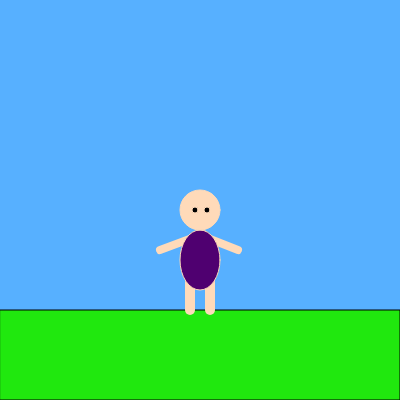
Frame 1 (no input)
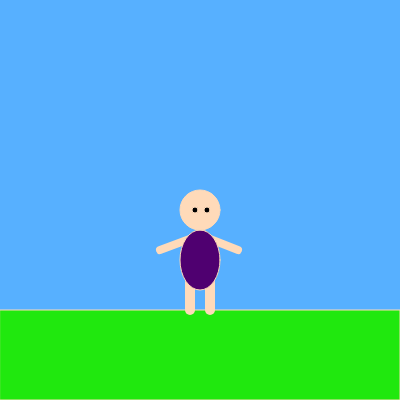
Frame 60 (no input)
Frame 120 (the mouse pressed at the canvas centre since frame 60): identical to frame 60, image omitted

The p5.js sketch that drew these frames (run headless with seeded random() and noise() and a simulated clock; from frame 60 on, the mouse is pressed at the canvas centre):

// p5.js sketch
// ── sketch.js
let state = "idle";  
 
function setup() { 
  createCanvas(400, 400); 
} 
 
function draw() { 
  background(87,176,255); 
  fill(32,232,14)
  rect(0,310,400,90)

 
  if (state === "idle") { 
    drawIdle(); 
  } else if (state === "runLeft") { 
    drawRunLeft(); 
  } else if (state === "runRight") { 
    drawRunRight(); 
  } else if (state === "jump") { 
    drawJump(); 
  } else if (state === "jumpLeft") { 
    drawJumpLeft(); 
  } else if (state === "jumpRight") { 
    drawJumpRight(); 
  } 
} 
 
function drawIdle() { 
  stroke(255,218,185);
  strokeWeight(8) ;
  line(160, 250, 203, 234);  
  line(238, 250, 205, 237); 
  strokeWeight(10);
  line(190, 260, 190, 310); 
  line(210, 260, 210, 310); 
  strokeWeight(1);
  fill(79,0,112);
  ellipse(200,260, 40, 60);
  fill(255,218,185);
  ellipse(200, 210, 40, 40);
  fill(0);
  circle(207,210,6);
  circle(195,210,6);
} 
 

 
function drawRunLeft() {
  stroke(255,218,185)
  strokeWeight(8) 
  line(160, 250, 203, 234);  
  line(238, 250, 205, 237); 
  strokeWeight(10)
  line(186, 260, 197, 307); 
  line(210, 260, 200, 310); 
  strokeWeight(1)
  fill(79,0,112)
  ellipse(200,260, 40, 60);
  fill(255,218,185)
  ellipse(200, 210, 40, 40);
  fill(0)
  circle(207,210,6)
  circle(195,210,6) 
}

 
function drawRunRight() { 
  stroke(255,218,185)
  strokeWeight(8) 
  line(160, 250, 203, 234);  
  line(238, 250, 205, 237); 
  strokeWeight(10)
  line(190, 260, 184, 310); 
  line(210, 260, 216, 310); 
  strokeWeight(1)
  fill(79,0,112)
  ellipse(200,260, 40, 60);
  fill(255,218,185)
  ellipse(200, 210, 40, 40);
  fill(0)
  circle(207,210,6)
  circle(195,210,6) 
}
 
function drawJump() { 
  stroke(255,218,185)
  strokeWeight(8) 
  line(160, 220, 203, 204);  
  line(238, 220, 205, 207); 
  strokeWeight(10)
  line(190, 230, 190, 280); 
  line(210, 230, 210, 280); 
  strokeWeight(1)
  fill(79,0,112)
  ellipse(200,230, 40, 60);
  fill(255,218,185)
  ellipse(200, 180, 40, 40);
  fill(0)
  circle(207,180,6)
  circle(195,180,6)
} 

 
 
function keyPressed() { 
  if (key === '1') { 
    state = "idle"; 
  } else if (key === '2') { 
    state = "runLeft"; 
  } else if (key === '3') { 
    state = "runRight"; 
  } else if (key === '4') { 
    state = "jump"; 
  } 
}
// ── lab2.js
let x
let y
function setup() {
  createCanvas(500, 500);
  x = 0
  y = 0
}
function draw() {
  background(122,189,255);
  fill(214,193,196)
  ellipse(x+200,y+245,50,60)
    strokeWeight(8)
  line(x+190,y+350,x+180,y+390)
  line(x+210,y+350,x+220,y+390)
  line(x+150,y+330,x+200,y+280)
  line(x+250,y+330,x+200,y+280)
  fill(169,32,62)
  ellipse(x+200,y+320,45,75)
  if(keyIsPressed){
    if(key == "D"){
      x = x + 1
    } 
  }
  if(keyIsPressed){
    if(key == "A"){
      x = x - 1
    } 
  }
  if(keyIsPressed){
    if(key == "W"){
      y = y - 1
    }
  }
  if(keyIsPressed){
    if(key == "S"){
      y = y + 1
    }
  }
}

// ── lab3.js
//game stage
var stage = 0;

//enemy
var EnPosX = 400;
var EnPosY = 650;
var EnSizeX = 40;
var EnSizeY = 40;
var EnState = enemyRight;
var EnDotLeft = 300;
var EnDotRight = 400;
let EnDirection = 1;
var EnRand;

function setup() {
    createCanvas(800, 800);
}

function draw() {
    if (stage == 0) {
        nebo();
        cloud();
        mountain();
        tree();
        canyon();
        money();
        EnRand = Math.floor(Math.random() * (10 - 1)) + 1;
        switch (EnState) {
            case "enemyLeft":
                enemyLeft();
                break;
            case "enemyRight":
                enemyRight();
                break;
            default:
                enemyRight();
                break;
        }
        enemyMovement()
    }
    console.log(EnRand)
}

function enemyMovement() {
    EnPosX += EnRand * EnDirection
    if (EnPosX <= EnDotLeft) {
        EnPosX += EnDotLeft - EnPosX
        EnDirection *= -1
        EnState = "enemyRight"
    } else if (EnPosX >= EnDotRight) {
        EnPosX -= EnPosX - EnDotRight
        EnDirection *= -1
        EnState = "enemyLeft"
    }
}

function enemyLeft() {
stroke(0);
strokeWeight(2);
fill(230,117,164); 
rect(EnPosX - EnSizeX, EnPosY, EnSizeX, EnSizeY);
fill(255);
ellipse(EnPosX - EnSizeX / 1, EnPosY + EnSizeY / 3, EnSizeX / 2, EnSizeY / 2);
ellipse(EnPosX - EnSizeX / 1 + EnSizeX / 2, EnPosY + EnSizeY / 3, EnSizeX / 2, EnSizeY / 2);
}

function enemyRight() {
stroke(0);
strokeWeight(2);
fill(230,117,164);
rect(EnPosX, EnPosY, EnSizeX, EnSizeY);
fill(255);
ellipse(EnPosX + EnSizeX / 1 - EnSizeX / 2 , EnPosY + EnSizeY / 3, EnSizeX / 2, EnSizeY / 2);
ellipse(EnPosX + EnSizeX / 1, EnPosY + EnSizeY / 3, EnSizeX / 2, EnSizeY / 2);

}

function nebo() {
background(66, 170, 255);   
noStroke();
fill(0,179,0);
rect(0,603,800,222);
}

function cloud() {
fill(255);                  
circle(600,300,70);  
circle(630,280,60);
circle(660,280,70);
circle(680,300,60);
circle(710,300, 70);
rect (600,300,110,35);
}

function mountain() {
fill(128,128,128);        
triangle(250,603,450,360,600,603);
}

function tree() {
fill(46,151,0);             
triangle(646,510, 676, 480, 706,510);
triangle(629,544, 676, 506, 720,544);
triangle (615,578, 676, 536, 734,578);
fill(97, 68,39);            
rect (666,578,20,25);
}

function canyon() {
fill(97, 68,39);           
quad(150,603,50,603,100,800,200,800);
}

function money() {
fill(247,242,26);
circle(450,700,25);
circle(430,740,25);  
circle(230,680,25);
}

// ── lab4.js
let gameObjects = {
    pinkguy: {
        x: 300,
        y: 555,
        Left: 100,
        Right: 500,
        direction: 1,
        random: 0,
    }
};

function setup() {
    createCanvas(800, 800);
}

function draw() {
    background(66, 170, 255)
    fill(0,179,0)
    rect(0,603,800,222)
    const pinkguy = gameObjects.pinkguy;
    pinkguy.random = Math.floor(Math.random() * (15 - 5)) + 5;
    renderPinkguy();
    Move();
}

function renderPinkguy() {
    const pinkguy = gameObjects.pinkguy;
    stroke(0);
    strokeWeight(2);
    fill(230,117,164); 
    rect(pinkguy.x, pinkguy.y, 75, 50); 
    fill(255); 
    ellipse(pinkguy.x + 20, pinkguy.y + 15, 10, 10);
    ellipse(pinkguy.x + 50, pinkguy.y + 15, 10, 10);
    fill(0); 
    ellipse(pinkguy.x + 20, pinkguy.y + 15, 5, 5);
    ellipse(pinkguy.x + 50, pinkguy.y + 15, 5, 5);
}

function Move() {
    const pinkguy = gameObjects.pinkguy;
    pinkguy.x += pinkguy.random * pinkguy.direction;
    if (pinkguy.x <= pinkguy.Left) {
        pinkguy.x += pinkguy.Left - pinkguy.x;
        pinkguy.direction *= -1;
    } else if (pinkguy.x >= pinkguy.Right) {
        pinkguy.x -= pinkguy.x - pinkguy.Right;
        pinkguy.direction *= -1;
    }
}
